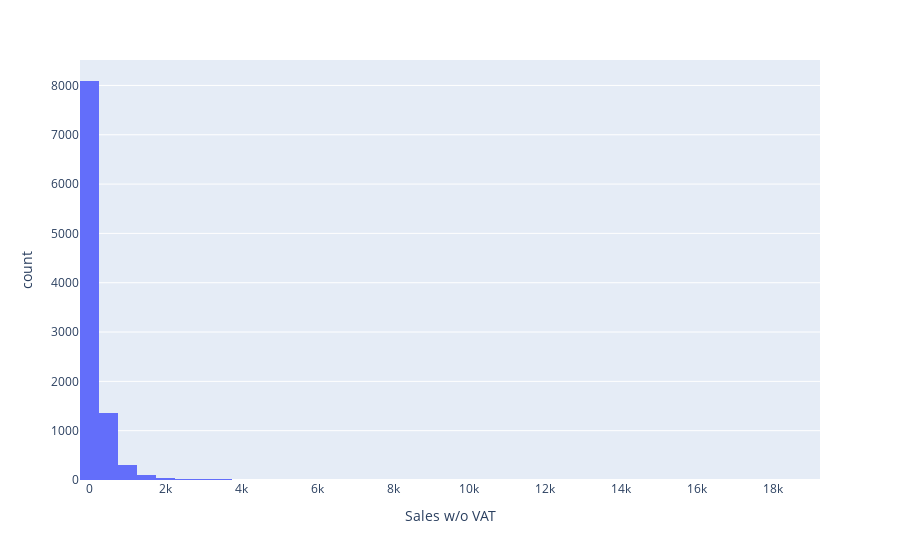

Notebook cell for this chart:
### Code cell
px.histogram(df, x="Sales w/o VAT", nbins=50)

### Figure 1 — Plotly figure (JSON) as saved in the notebook; plotly's stock layout.template omitted (floating-point values rounded to 4 significant figures; data arrays with more than 128 entries replaced by an {"elided": "..."} marker saying what was removed)
{"data": [{"bingroup": "x", "hovertemplate": "Sales w/o VAT=%{x}<br>count=%{y}<extra></extra>", "legendgroup": "", "marker": {"color": "#636efa", "pattern": {"shape": ""}}, "name": "", "nbinsx": 50, "orientation": "v", "showlegend": false, "type": "histogram", "x": {"elided": "9994 float values"}, "xaxis": "x", "yaxis": "y"}], "layout": {"barmode": "relative", "legend": {"tracegroupgap": 0}, "margin": {"t": 60}, "xaxis": {"anchor": "y", "domain": [0, 1], "title": {"text": "Sales w/o VAT"}}, "yaxis": {"anchor": "x", "domain": [0, 1], "title": {"text": "count"}}}}
